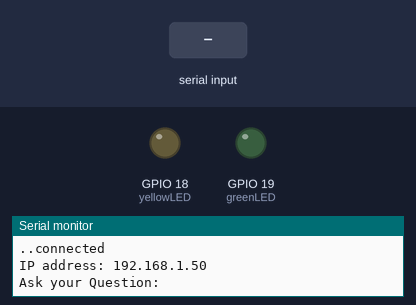
Bench run of a sketch on a simulated ESP32. Shown: output pins drawn as LEDs (lit = HIGH), the last lines printed to the serial monitor. Inputs (shaded band) come from the test bench. WiFi joins after 1.5 s; servers stay silent unless stated; uploads are accepted with an empty reply.

Above: at 3.2 s.
3.3 s: "1" received over Serial
At 4.2 s:
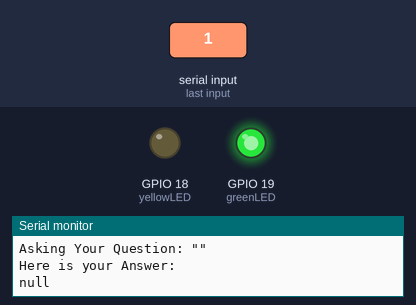
5.0 s: "0" received over Serial
At 6.6 s:
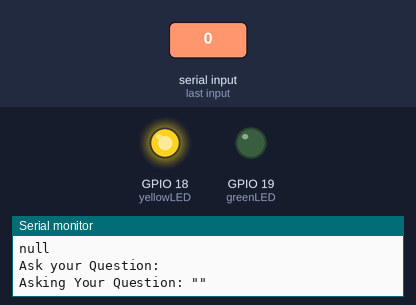
8.0 s: "2" received over Serial
At 10.4 s:
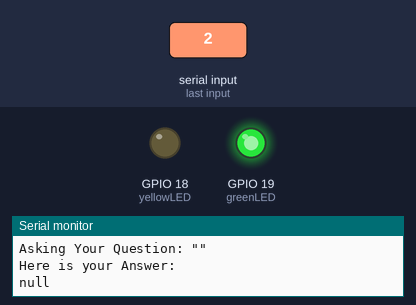
Timing chart, 0 to 14.4 s (numbered marks = the images above; inputs shaded):
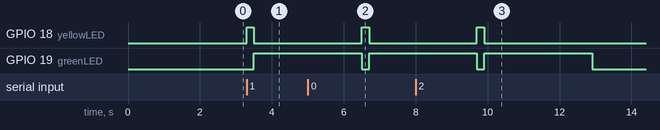

Measured:
- after the input at 3.3 s, GPIO 18 (yellowLED): LOW → HIGH at once, → LOW 0.20 s later; GPIO 19 (greenLED): LOW → HIGH after 0.20 s
- after the input at 5.0 s, GPIO 18 (yellowLED): LOW → HIGH after 1.5 s, → LOW 0.20 s later
- after the input at 8.0 s, GPIO 18 (yellowLED): LOW → HIGH after 1.7 s, → LOW 0.20 s later

The sketch:

Gemini_to_esp32.ino
```cpp
#include <Arduino.h>
#include <WiFi.h>
#include <HTTPClient.h>
#include <ArduinoJson.h>

const char* ssid = "Are-you-watching";
const char* password = "";
const char* Gemini_Token = "";
const char* Gemini_Max_Tokens = "100";
String res = "";

// Define LED pins for ESP32 38-pin
const int yellowLED = 18;
const int greenLED = 19;

void setup() {
  Serial.begin(115200);

  // Setup LEDs as outputs
  pinMode(yellowLED, OUTPUT);
  pinMode(greenLED, OUTPUT);

  WiFi.mode(WIFI_STA);
  WiFi.disconnect();

  while (!Serial)
    ;

  // wait for WiFi connection
  WiFi.begin(ssid, password);
  Serial.print("Connecting to ");
  Serial.println(ssid);
  while (WiFi.status() != WL_CONNECTED) {
    delay(1000);
    Serial.print(".");
  }
  Serial.println("connected");
  Serial.print("IP address: ");
  Serial.println(WiFi.localIP());
}

void loop() {
  Serial.println("");
  Serial.println("Ask your Question: ");
  while (!Serial.available())
    ;
  while (Serial.available()) {
    char add = Serial.read();
    res = res + add;
    delay(1);
  }
  int len = res.length();
  res = res.substring(0, (len - 1));
  res = "\"" + res + "\"";
  Serial.println("");
  Serial.print("Asking Your Question: ");
  Serial.println(res);

  HTTPClient https;

  // Turn on yellow LED during processing
  digitalWrite(yellowLED, HIGH);

  if (https.begin("  " + (String)Gemini_Token)) {
    https.addHeader("Content-Type", "application/json");
    String payload = String("{\"contents\": [{\"parts\":[{\"text\":" + res + "}]}],\"generationConfig\": {\"maxOutputTokens\": " + (String)Gemini_Max_Tokens + "}}");

    int httpCode = https.POST(payload);

    if (httpCode == HTTP_CODE_OK || httpCode == HTTP_CODE_MOVED_PERMANENTLY) {
      String payload = https.getString();
      DynamicJsonDocument doc(1024);
      deserializeJson(doc, payload);
      String Answer = doc["candidates"][0]["content"]["parts"][0]["text"];

      // Filter special characters, whitespace, and newlines
      Answer.trim();
      String filteredAnswer = "";
      for (size_t i = 0; i < Answer.length(); i++) {
        char c = Answer[i];
        if (isalnum(c) || isspace(c)) {
          filteredAnswer += c;
        } else {
          filteredAnswer += ' ';
        }
      }
      Answer = filteredAnswer;

      Serial.println("");
      Serial.println("Here is your Answer: ");
      Serial.println("");
      Serial.println(Answer);

      // Turn off yellow LED and turn on green LED once the answer is received
      digitalWrite(yellowLED, LOW);
      digitalWrite(greenLED, HIGH);

    } else {
      Serial.printf("[HTTPS] GET... failed, error: %s\n", https.errorToString(httpCode).c_str());

      // In case of error, turn off yellow LED
      digitalWrite(yellowLED, LOW);
    }
    https.end();
  } else {
    Serial.printf("[HTTPS] Unable to connect\n");

    // If connection fails, turn off yellow LED
    digitalWrite(yellowLED, LOW);
  }
  res = "";

  // Turn off green LED after a short delay
  delay(3000);  // Keep green LED on for 3 seconds
  digitalWrite(greenLED, LOW);
}
```
